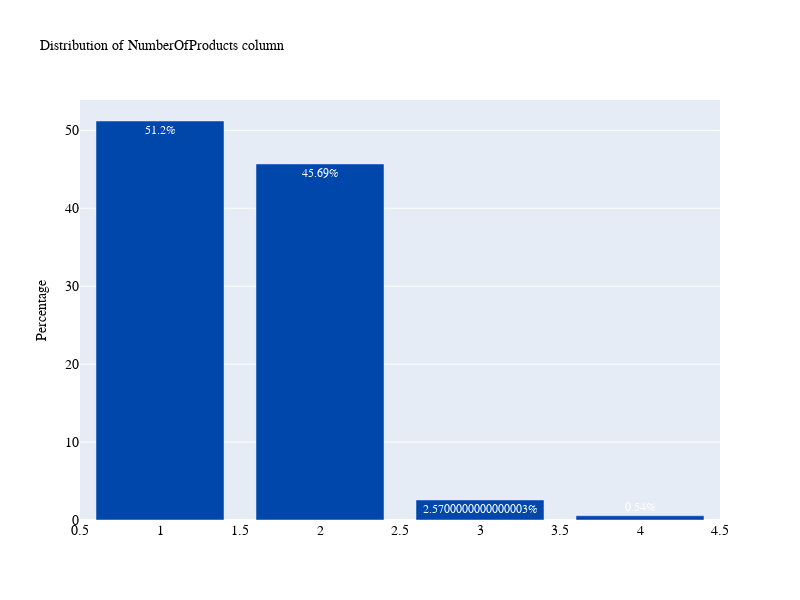

Notebook code for this chart:
### Code cell
plot_bar('NumberOfProducts')

### Figure 1 — Plotly figure (JSON) as saved in the notebook; plotly's stock layout.template omitted (floating-point values rounded to 4 significant figures)
{"data": [{"marker": {"color": "#0047AB"}, "text": ["51.2%", "45.69%", "2.5700000000000003%", "0.54%"], "textposition": "auto", "type": "bar", "x": ["1", "2", "3", "4"], "y": [51.2, 45.69, 2.57, 0.54]}], "layout": {"autosize": false, "font": {"color": "white", "family": "Courier New, monospace", "size": 12}, "height": 600, "title": {"font": {"color": "black", "family": "Courier New, monospace", "size": 14}, "text": "Distribution of NumberOfProducts column"}, "width": 800, "xaxis": {"tickfont": {"color": "black", "family": "Courier New, monospace", "size": 14}}, "yaxis": {"tickfont": {"color": "black", "family": "Courier New, monospace", "size": 14}, "title": {"font": {"color": "black", "size": 14}, "text": "Percentage"}}}}
